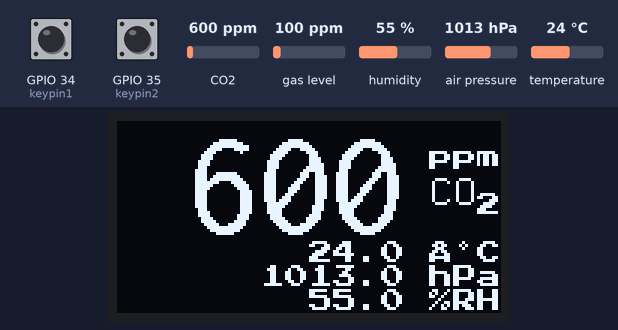
A sketch run on a simulated ESP32. Parts: 128×64 one-colour display. Inputs (shaded band) come from the test bench; at power-on: GPIO 34 (keypin1) LOW, CO2 600 ppm, humidity 55 %, air pressure 1013 hPa, temperature 24 °C, GPIO 35 (keypin2) LOW, gas level 100 ppm. WiFi joins after 1.5 s; servers stay silent unless stated; random numbers use the default seed unless the sketch sets one; what the sketch prints to the serial monitor is not drawn.

Above: at 4.7 s.
4.8 s: GPIO 34 (keypin1) pulled HIGH for 3.2 s
At 9.1 s:
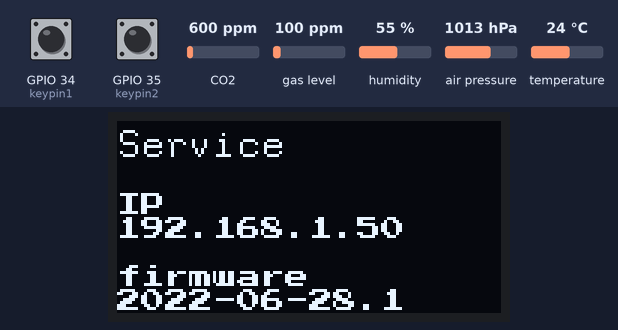
14.4 s: CO2 set to 452 ppm
At 18.2 s:
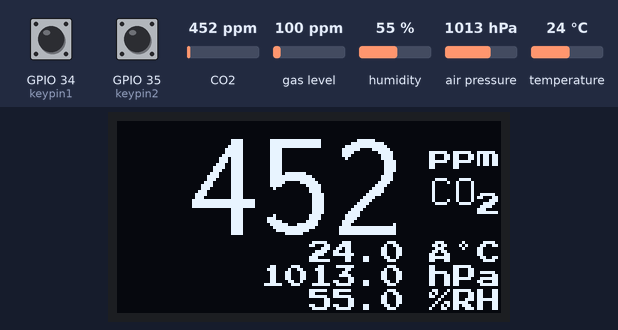
18.8 s: humidity set to 22 %
At 22.7 s:
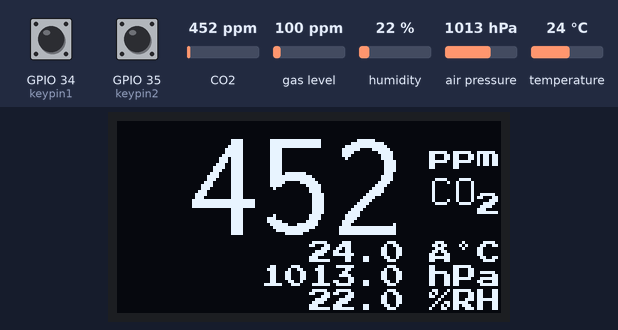
27.3 s: air pressure set to 952 hPa
At 30.9 s:
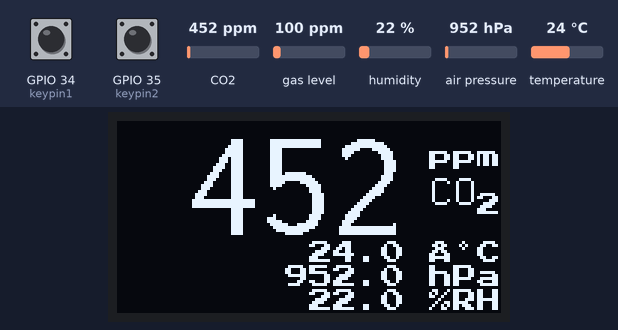
35.7 s: temperature set to 12 °C
At 39.0 s:
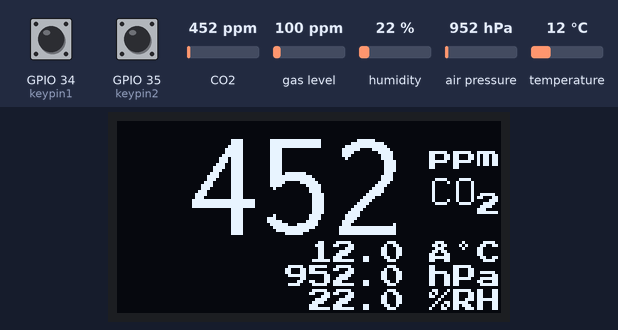
Timing chart, 0 to 40.5 s (numbered marks = the images above; inputs shaded):
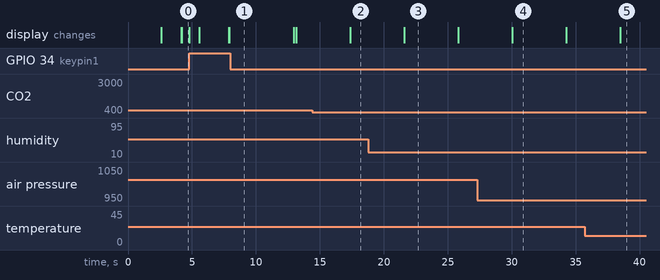

The sketch:

airquality-firmware-wlan.ino
```cpp
/* as part of https://hackweek.opensuse.org/21/projects/indoor-air-quality-sensor */

#include <Wire.h>
#include <SPI.h>
#include <Arduino.h>
#include "MHZ19.h"
#include <SoftwareSerial.h>                                // Remove if using HardwareSerial
#include <U8x8lib.h>
#include <Adafruit_Sensor.h>
#include "Adafruit_BME680.h"
#include <WiFi.h>                                          // Wifi+Webserver stuff
#include <WiFiClient.h>
#include <WebServer.h>
#include <ESPmDNS.h>

const char *ssid = "";
const char *password = "";

WebServer server(80);


#define SEALEVELPRESSURE_HPA (1013.25)

Adafruit_BME680 bme;                                       // I2C 21 SDA, 22 SCL

#define RX_PIN 18                                          // Rx pin which the MHZ19 Tx pin is attached to
#define TX_PIN 19                                          // Tx pin which the MHZ19 Rx pin is attached to
#define BAUDRATE 9600                                      // Device to MH-Z19 Serial baudrate (should not be changed)

String firmware = "2022-06-28.1";

#define keypin1 34 // button 1
#define keypin2 35 // button 2

/* keys */
boolean key1;
boolean lastkey1;
int keyduration1;
boolean key2;
boolean lastkey2;
int keyduration2;
int longkey = 3;   //seconds to enter menu

int refresh = 4000;
bool bmefail = false;
bool powersave = false;

int MHZTemp;  // for reference only, usually too high
int co2;
float temp;
float press;
float humid;
float gas;
char rco2[7];
char rtemp[7];     //output formatting
char rpress[7];
char rhumid[7];
char rgas[7];

const int led = 13;

//U8X8_SSD1306_128X32_UNIVISION_HW_I2C u8x8(/* reset=*/ U8X8_PIN_NONE, /* clock=*/ SCL, /* data=*/ SDA); // 4 lines
U8X8_SSD1306_128X64_NONAME_HW_I2C u8x8(/* reset=*/ U8X8_PIN_NONE); // 8 lines

MHZ19 myMHZ19;                                             // Constructor for library
SoftwareSerial mySerial(RX_PIN, TX_PIN);                   // (Uno example) create device to MH-Z19 serial

unsigned long getDataTimer = 0;

void setup()
{
    pinMode(keypin1, INPUT); //down button
    pinMode(keypin2, INPUT); //up button
    u8x8.begin();
    u8x8.setPowerSave(0);
    Serial.begin(9600);                                     // Device to serial monitor feedback
    delay(1000);
    mySerial.begin(BAUDRATE);                               // (Uno example) device to MH-Z19 serial start
    myMHZ19.begin(mySerial);                                // *Serial(Stream) refence must be passed to library begin().
    Serial.println("");
    Serial.print("MHZ19 CO2 range: ");
    Serial.println(myMHZ19.getRange());
    myMHZ19.autoCalibration();                              // Turn auto calibration ON (OFF autoCalibration(false))
    bmeinit();

    Serial.print("Refresh: ");
    Serial.println(refresh);
    Serial.println("");

      WiFi.mode(WIFI_STA);
  WiFi.begin(ssid, password);
  Serial.println("");

  // Wait for connection
  while (WiFi.status() != WL_CONNECTED) {
    delay(500);
    Serial.print(".");
  }

  Serial.println("");
  Serial.print("Connected to ");
  Serial.println(ssid);
  Serial.print("IP address: ");
  Serial.println(WiFi.localIP());

  if (MDNS.begin("esp32")) {
    Serial.println("MDNS responder started");
  }

  server.on("/", handleRoot);
  server.on("/inline", []() {
    server.send(200, "text/plain", "this works as well");
  });
  server.onNotFound(handleNotFound);
  server.begin();
  Serial.println("HTTP server started");


    prepdisplay();
}

void handleRoot() {
  digitalWrite(led, 1);
  int seconds = millis() / 1000;
  int minutes = seconds / 60;
  int hours = minutes / 60;
  int days = hours / 24;

  char temptext[800];

  snprintf(temptext, 800,

  "<html>\
    <head>\
     <meta http-equiv='refresh' content='5' charset='UTF-8'/>\
     <title>Env Sensor</title>\
    </head>\
   <body>\
    <p>\
    <h1>Hello from Robert\'s ESP32!</h1>\
    <table border=1>\
    <tr><th>Parameter</th><th>Value</th><th>Unit</th></tr>\
    <tr><td>CO2</td><td>%i</td><td>ppm</td></tr>\
    <tr><td>Temperature</td><td>%.1f</td><td>°C</td></tr>\
    <tr><td>Pressure</td><td>%.1f</td><td>hPa</td></tr>\
    <tr><td>Humidity</td><td>%.1f</td><td>&percnt;Rel</td></tr>\
    <tr><td>Quality</td><td>%.1f</td><td>k&Omega;</td></tr>\
    </table>\
    </p>\
    <p>\
    uptime (D:H:M:S): %02d:%02d:%02d:%02d\
    </p>\
    <p>\
    <a href=\"https://github.com/rsimai/airquality\">project repo</a>\
    </p>\
  </body>\
   </html>",

           co2, temp, press, humid, gas, days, hours % 24, minutes % 60, seconds % 60
          );

  server.send(200, "text/html", temptext);
  digitalWrite(led, 0);
}

void handleNotFound() {
  digitalWrite(led, 1);
  String message = "File Not Found\n\n";
  message += "URI: ";
  message += server.uri();
  message += "\nMethod: ";
  message += (server.method() == HTTP_GET) ? "GET" : "POST";
  message += "\nArguments: ";
  message += server.args();
  message += "\n";

  for (uint8_t i = 0; i < server.args(); i++) {
    message += " " + server.argName(i) + ": " + server.arg(i) + "\n";
  }

  server.send(404, "text/plain", message);
  digitalWrite(led, 0);
}

void drawGraph() {
  String out = "";
  char temp[100];
  out += "<svg xmlns=\"http://www.w3.org/2000/svg\" version=\"1.1\" width=\"400\" height=\"150\">\n";
  out += "<rect width=\"400\" height=\"150\" fill=\"rgb(250, 230, 210)\" stroke-width=\"1\" stroke=\"rgb(0, 0, 0)\" />\n";
  out += "<g stroke=\"black\">\n";
  int y = rand() % 130;
  for (int x = 10; x < 390; x += 10) {
    int y2 = rand() % 130;
    sprintf(temp, "<line x1=\"%d\" y1=\"%d\" x2=\"%d\" y2=\"%d\" stroke-width=\"1\" />\n", x, 140 - y, x + 10, 140 - y2);
    out += temp;
    y = y2;
  }
  out += "</g>\n</svg>\n";

  server.send(200, "image/svg+xml", out);
}

void bmeinit() {
  Serial.println(F("bme680 init: temp, press, humid, quality"));

    if (!bme.begin()) {
      Serial.println("Could not find bme680 sensor, halt!");
      while (1);
    }

    //Set up oversampling and filter initialization
    bme.setTemperatureOversampling(BME680_OS_8X);
    bme.setHumidityOversampling(BME680_OS_2X);
    bme.setPressureOversampling(BME680_OS_4X);
    bme.setIIRFilterSize(BME680_FILTER_SIZE_3);
    bme.setGasHeater(320, 150); // 320*C for 150 ms

    bmefail = false;
}

void f1() {
  u8x8.setFont(u8x8_font_pressstart2p_f);
}

void f2() {
  u8x8.setFont(u8x8_font_8x13_1x2_f);
}

void f3() {
  u8x8.setFont(u8x8_font_inr33_3x6_f);
}

void readbme() {
  if (! bme.performReading()) {
    Serial.println("bme sensor fail, try re-init ...");
    bmefail = true;
    return;
  }
  else {
    temp = bme.temperature;
    press = bme.pressure / 100.0;
    humid = bme.humidity;
    gas = bme.gas_resistance / 1000.0;
  }
}

void readmhz() {
  MHZTemp = myMHZ19.getTemperature();
  co2 = myMHZ19.getCO2();

}

void error() {
  if ( bmefail == true ) {
    u8x8.clear();
    u8x8.drawUTF8(0,0, "bme sensor fail");
    u8x8.drawUTF8(0,1, "try re-init ...");
    u8x8.drawUTF8(0,5, "firmware");
    u8x8.setCursor(0,6);
    u8x8.print(firmware);
    delay(5000);
    bmeinit();
    prepdisplay();
  }
}

void service() {
  u8x8.clear();
  f2();
  u8x8.drawUTF8(0,0, "Service");
  f1();
  u8x8.drawUTF8(0,3, "IP");
  u8x8.setCursor(0,4);
  u8x8.print(WiFi.localIP());
  u8x8.drawUTF8(0,6, "firmware");
  u8x8.setCursor(0,7);
  u8x8.print(firmware);
  delay(5000);
  prepdisplay();
}

void checkkey() {
  key1 = digitalRead(keypin1);
  key2 = digitalRead(keypin2);

  if ( key1 == true) {
    key2 = 0;
    keyduration2 = 0;
    keyduration1++;
    if ( keyduration1 == ( 25 * longkey )) { // force on
      powersave = 0;
      u8x8.setPowerSave(powersave);

    }
    if ( keyduration1 > ( 100 * longkey )) {
      //Serial.println("key1 long press, not implemented");
      service();

      lastkey1 = 0;
      key1 = 0;
    }
  }
  else {
    keyduration1 = 0;
  }
  if (key1 != lastkey1) {    //key change?
    if ( key1 > lastkey1 ) { //toggle only when key down
      powersave = !powersave;
    }
    lastkey1 = key1;
    u8x8.setPowerSave(powersave);
  }

  if ( key2 == true) {
    keyduration2++;
    if ( keyduration2 > ( 100 * longkey )) {
      Serial.println("key2 long press not implemented");
      lastkey2 = 0;
      key2 = 0;
    }
  }
  else {
    keyduration2 = 0;
  }
  if (key2 != lastkey2) {    //key change?
    if ( key2 > lastkey2 ) { //toggle only when key down
      Serial.println("key2 not implemented");
    }
    lastkey2 = key2;
  }
  delay(10);
}

void serialout() {
  Serial.print("CO2 = ");
  Serial.println(co2);
  //Serial.print("MHZTemp = ");
  //Serial.println(MHZTemp);
  Serial.print("Temperature = ");
  Serial.println(temp);
  Serial.print("Pressure = ");
  Serial.println(press);
  Serial.print("Humidity = ");
  Serial.println(humid);
  Serial.print("Quality = ");
  Serial.println(gas);

}

void prepdisplay() { // provides the skeleton with units, static
  u8x8.clear();
  f1();
  u8x8.drawUTF8(13,1, "ppm");
  f2();
  u8x8.drawUTF8(13,2, "CO");
  f1();
  u8x8.drawUTF8(15,3, "2");
  u8x8.drawUTF8(13, 5, "°C");
  u8x8.drawUTF8(13,6, "hPa");
  u8x8.drawUTF8(13,7, "%RH");
  //u8x8.drawUTF8(14,3, "Q");
}

void oledout() {
  // format vars
  dtostrf(co2, 4, 0, rco2);
  dtostrf(temp, 4, 1, rtemp);
  dtostrf(press, 6, 1, rpress);
  dtostrf(humid, 4, 1, rhumid);
  dtostrf(gas, 6, 1, rgas);
  // format output
  u8x8.setCursor(0,0);
  f3();
  u8x8.print(rco2);
  f1();
  u8x8.setCursor(8,5);  // (x,y)
  u8x8.print(rtemp);
  u8x8.setCursor(6,6);
  u8x8.print(rpress);
  u8x8.setCursor(8,7);
  u8x8.print(rhumid);
  //u8x8.setCursor(7,3);
  //u8x8.print(rgas);
}

void loop()
{
    if ( millis() - getDataTimer >= refresh )
    {
        readmhz();
        readbme();
        error();
        oledout();
        serialout();
        getDataTimer = millis();
    }
    checkkey();
    server.handleClient();
}
```

Measured:
- what the display in image 3 shows lasts 4.2 s, from 21.6 s to 25.8 s
